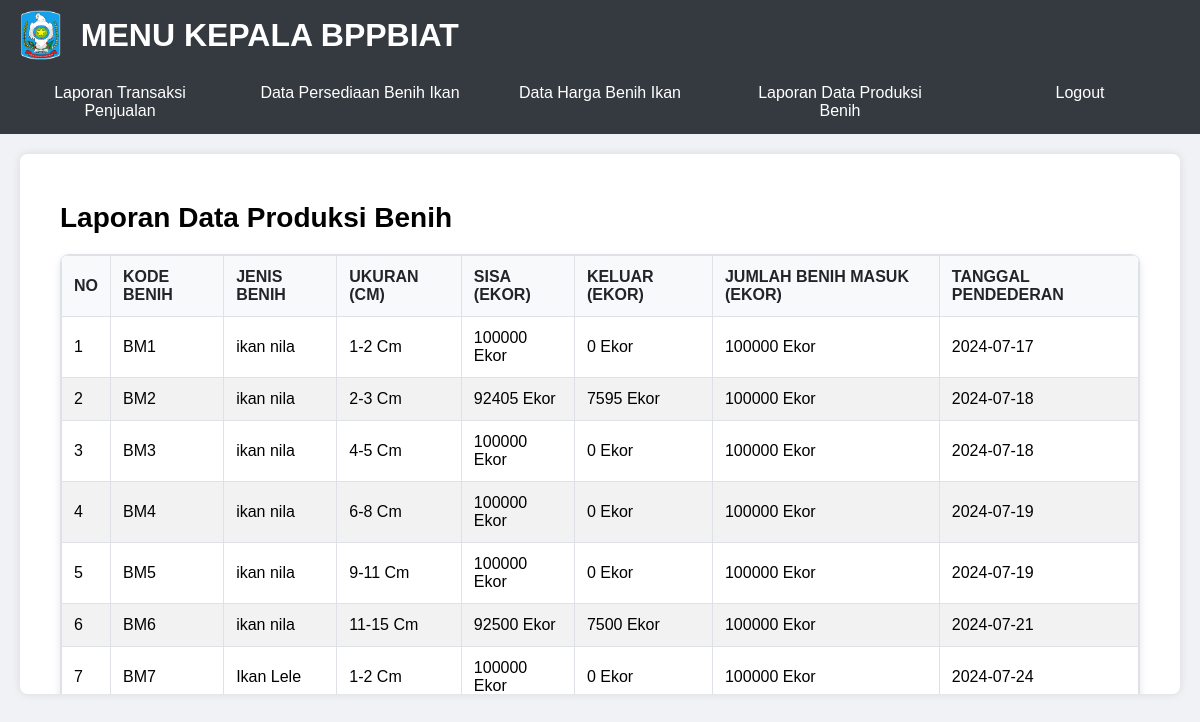
Screenshot of /kepala_laporanbm.php (signed in) with the database file from the repository.
### tables this page shows
CREATE TABLE `data_benih_masuk` (
  `no` int(11) NOT NULL,
  `kode_benih` varchar(20) NOT NULL,
  `jenis_benih` varchar(100) NOT NULL,
  `ukuran` varchar(50) NOT NULL,
  `jumlah_tersedia` int(11) NOT NULL,
  `keluar` int(11) NOT NULL,
  `stok` int(11) NOT NULL,
  `tanggal_benih_masuk` date NOT NULL
);

### kepala_laporanbm.php (the view, shortened to what this page needs)
<?php include 'kepala_header.php'; ?>
<div class="main scroll-container">
    <section id="laporan_benih_masuk" class="main-section active">
            <h2>Laporan Data Produksi Benih</h2>
            <div class="scrollable-table">
            <table>
                <thead>
                    <tr>
                        <th>No</th>
                        <th>Kode Benih</th>
                        <th>Jenis Benih</th>
                        <th>Ukuran (Cm)</th>
                        <th>Sisa (Ekor)</th>
                        <th>Keluar (Ekor)</th>
                        <th>Jumlah Benih Masuk (Ekor)</th>
                        <th>Tanggal Pendederan</th>
                    </tr>
                </thead>
                <tbody>
                    <?php
                        $servername = "localhost";
                        $username = "root";
                        $password = "";
                        $dbname = "db_persediaan";
                        $conn = new mysqli($servername, $username, $password, $dbname);
                        $sql_benih_masuk = "SELECT no, kode_benih, jenis_benih, ukuran, jumlah_tersedia, keluar, stok, tanggal_benih_masuk FROM data_benih_masuk
                        WHERE jumlah_tersedia IS NOT NULL AND tanggal_benih_masuk IS NOT NULL";
                        $result_benih_masuk = $conn->query($sql_benih_masuk);
                        if ($result_benih_masuk->num_rows > 0) {
                        while($row_benih_masuk = $result_benih_masuk->fetch_assoc()) {
                        echo "<tr>";
                        echo "<td>" . $row_benih_masuk['no'] . "</td>";
                        echo "<td>" . $row_benih_masuk['kode_benih'] . "</td>";
                        echo "<td>" . $row_benih_masuk['jenis_benih'] . "</td>";
                        echo "<td>" . $row_benih_masuk['ukuran'] . " Cm</td>";
                        echo "<td>" . $row_benih_masuk['jumlah_tersedia'] . " Ekor</td>";
                        echo "<td>" . $row_benih_masuk['keluar'] . " Ekor</td>";
                        echo "<td>" . $row_benih_masuk['stok'] . " Ekor</td>";
                        echo "<td>" . $row_benih_masuk['tanggal_benih_masuk'] . "</td>";
                        echo "</tr>";
                        }
                        } else {
                        echo "<tr><td colspan='5'>Tidak ada data benih masuk yang memiliki jumlah tersedia dan tanggal benih masuk.</td></tr>";
                        }
                    ?>
                </tbody>
            </table>
            </div>
    </section>
</div>

### style_kepala.css (style rules this page uses)
body { font-family: Arial, sans-serif; margin: 0; padding: 0; background-color: #f0f2f5; }
.main { padding: 20px; background-color: #fff; border-radius: 8px; box-shadow: 0 0 10px rgba(0, 0, 0, 0.1); margin: 20px; }
.main-section { display: none; }
.main-section.active { display: block; }
table { width: 100%; border-collapse: collapse; margin-bottom: 20px; border-radius: 8px; overflow: hidden; box-shadow: 0 4px 8px rgba(0, 0, 0, 0.1); }
th, td { border: 1px solid #dee2e6; padding: 12px; text-align: left; }
th { background-color: #f8f9fa; color: #212529; font-weight: bold; text-transform: uppercase; }
tr:nth-child(even) { background-color: #f2f2f2; }
.scroll-container { max-height: 500px; overflow-y: auto; }

### kepala_laporanbm.php (style rules this page uses)
body { font-family: Arial, sans-serif; margin: 0; padding: 0; background-color: #f0f2f5; }
.main { padding: 20px; background-color: #fff; border-radius: 8px; box-shadow: 0 0 10px rgba(0, 0, 0, 0.1); margin: 20px; }
.main-section { display: none; }
.main-section.active { display: block; }
.scrollable-table { max-height: 500px; overflow-y: auto; border: 1px solid #dee2e6; border-radius: 8px; box-shadow: 0 4px 8px rgba(0, 0, 0, 0.1); }
table { width: 100%; border-collapse: collapse; }
th, td { border: 1px solid #dee2e6; padding: 12px; text-align: left; }
th { background-color: #f8f9fa; color: #212529; font-weight: bold; text-transform: uppercase; }
tr:nth-child(even) { background-color: #f2f2f2; }
.scroll-container { max-height: 500px; overflow-y: auto; }
.main-section { padding: 5px 20px; text-align: left; animation: fadeIn 1s ease-in-out; }
.main-section h2 { font-size: 28px; margin-bottom: 20px; }

### rows the page displays
data_benih_masuk: no "1", kode_benih "BM1", jenis_benih "ikan nila", ukuran "1-2", jumlah_tersedia "100000", keluar "0", stok "100000", tanggal_benih_masuk "2024-07-17"
data_benih_masuk: no "2", kode_benih "BM2", jenis_benih "ikan nila", ukuran "2-3", jumlah_tersedia "92405", keluar "7595", stok "100000", tanggal_benih_masuk "2024-07-18"
data_benih_masuk: no "3", kode_benih "BM3", jenis_benih "ikan nila", ukuran "4-5", jumlah_tersedia "100000", keluar "0", stok "100000", tanggal_benih_masuk "2024-07-18"
data_benih_masuk: no "4", kode_benih "BM4", jenis_benih "ikan nila", ukuran "6-8", jumlah_tersedia "100000", keluar "0", stok "100000", tanggal_benih_masuk "2024-07-19"
data_benih_masuk: no "5", kode_benih "BM5", jenis_benih "ikan nila", ukuran "9-11", jumlah_tersedia "100000", keluar "0", stok "100000", tanggal_benih_masuk "2024-07-19"
data_benih_masuk: no "6", kode_benih "BM6", jenis_benih "ikan nila", ukuran "11-15", jumlah_tersedia "92500", keluar "7500", stok "100000", tanggal_benih_masuk "2024-07-21"
data_benih_masuk: no "7", kode_benih "BM7", jenis_benih "Ikan Lele", ukuran "1-2", jumlah_tersedia "100000", keluar "0", stok "100000", tanggal_benih_masuk "2024-07-24"
